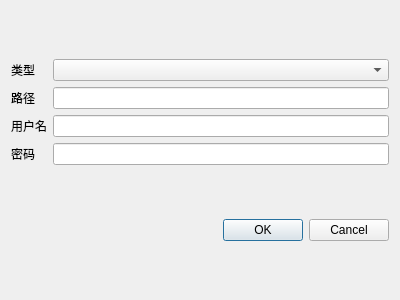
<?xml version="1.0" encoding="UTF-8"?>
<ui version="4.0">
 <class>DialogAddConnection</class>
 <widget class="QDialog" name="DialogAddConnection">
  <property name="geometry">
   <rect>
    <x>0</x>
    <y>0</y>
    <width>400</width>
    <height>300</height>
   </rect>
  </property>
  <property name="windowTitle">
   <string>添加新连接</string>
  </property>
  <layout class="QVBoxLayout" name="verticalLayout">
   <item>
    <layout class="QGridLayout" name="gridLayout">
     <item row="1" column="1">
      <widget class="QLineEdit" name="lineEdit_path"/>
     </item>
     <item row="2" column="1">
      <widget class="QLineEdit" name="lineEdit_username"/>
     </item>
     <item row="0" column="0">
      <widget class="QLabel" name="label">
       <property name="text">
        <string>类型</string>
       </property>
      </widget>
     </item>
     <item row="0" column="1">
      <widget class="QComboBox" name="comboBox"/>
     </item>
     <item row="2" column="0">
      <widget class="QLabel" name="label_3">
       <property name="text">
        <string>用户名</string>
       </property>
      </widget>
     </item>
     <item row="1" column="0">
      <widget class="QLabel" name="label_2">
       <property name="text">
        <string>路径</string>
       </property>
      </widget>
     </item>
     <item row="3" column="0">
      <widget class="QLabel" name="label_4">
       <property name="text">
        <string>密码</string>
       </property>
      </widget>
     </item>
     <item row="3" column="1">
      <widget class="QLineEdit" name="lineEdit_password"/>
     </item>
    </layout>
   </item>
   <item>
    <widget class="QDialogButtonBox" name="buttonBox">
     <property name="orientation">
      <enum>Qt::Horizontal</enum>
     </property>
     <property name="standardButtons">
      <set>QDialogButtonBox::Cancel|QDialogButtonBox::Ok</set>
     </property>
    </widget>
   </item>
  </layout>
 </widget>
 <resources/>
 <connections>
  <connection>
   <sender>buttonBox</sender>
   <signal>accepted()</signal>
   <receiver>DialogAddConnection</receiver>
   <slot>accept()</slot>
   <hints>
    <hint type="sourcelabel">
     <x>248</x>
     <y>254</y>
    </hint>
    <hint type="destinationlabel">
     <x>157</x>
     <y>274</y>
    </hint>
   </hints>
  </connection>
  <connection>
   <sender>buttonBox</sender>
   <signal>rejected()</signal>
   <receiver>DialogAddConnection</receiver>
   <slot>reject()</slot>
   <hints>
    <hint type="sourcelabel">
     <x>316</x>
     <y>260</y>
    </hint>
    <hint type="destinationlabel">
     <x>286</x>
     <y>274</y>
    </hint>
   </hints>
  </connection>
 </connections>
</ui>
